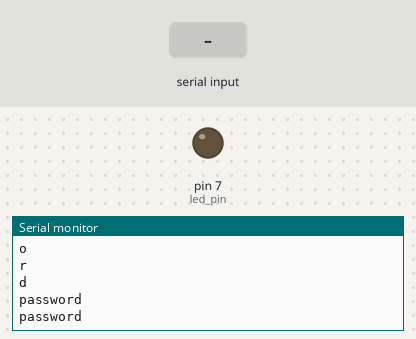
Recording of a sketch running on a simulated Arduino Uno, built with avr-gcc and run on an emulated ATmega328P. On the bench: output pins drawn as LEDs (lit = HIGH), the last lines printed to the serial monitor. Inputs (shaded band) come from the test bench. EEPROM starts erased.

Above: at 1.2 s.
1.3 s: "turn_on\n" received over the second serial link
At 1.7 s:
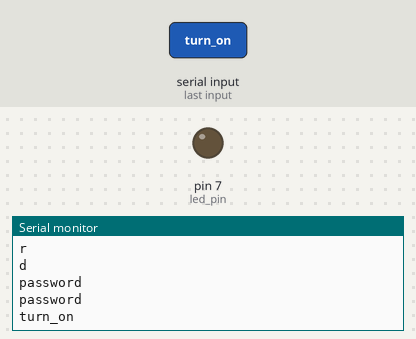
2.8 s: "turn_off\n" received over the second serial link
At 4.0 s:
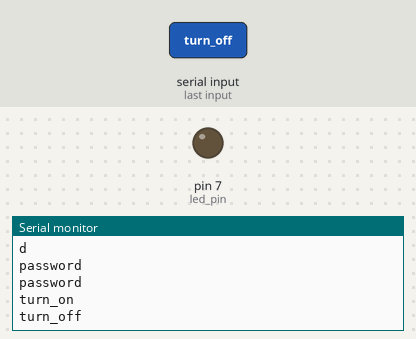
4.3 s: "toggle\n" received over the second serial link
At 5.3 s:
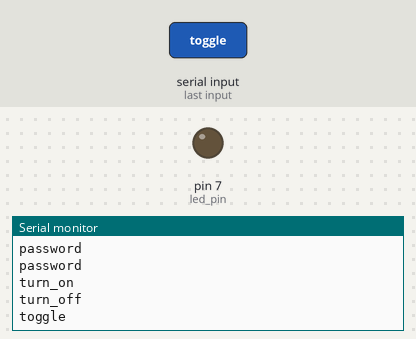

The sketch:

iot_led_lights.ino
```cpp
#include <math.h>
#include <SoftwareSerial.h>
#include <EEPROM.h>
SoftwareSerial XBee(2, 3); // RX, TX

int led_pin = 7;
int state = 0;
const int id = 3;
String pass = "password";

String getValue(String data, char separator, int index)
{
  int found = 0;
  int strIndex[] = {0, -1};
  int maxIndex = data.length()-1;

  for(int i=0; i<=maxIndex && found<=index; i++){
    if(data.charAt(i)==separator || i==maxIndex){
        found++;
        strIndex[0] = strIndex[1]+1;
        strIndex[1] = (i == maxIndex) ? i+1 : i;
    }
  }

  return found>index ? data.substring(strIndex[0], strIndex[1]) : "";
}

void write(String pass, int address){
  if (pass.length() < 25) {
    EEPROM.put(address, pass.length());
    address += 2;
    for(int i = 0; i < pass.length(); i++) {
       EEPROM.write(address++, pass.charAt(i));
    }
  }
}

String read(int address) {
  int length = 0;
  EEPROM.get(address, length);
  String res = "";
  for(int i = address + 2; i < address + 2 + length; i++) {
    char c = char(EEPROM.read(i));
    Serial.println(c);
    res += c;
  }
  Serial.println(res);
  return res;
}

void setup() {
  // put your setup code here, to run once:
  pinMode(led_pin, OUTPUT);
  XBee.begin(9600);
  Serial.begin(9600);
  randomSeed(analogRead(0));
  digitalWrite(led_pin, state);
  boolean auth = false;

  int check = 0;
  EEPROM.get(500, check);
  if(check != 237) {
    String password = String(pass);
    write(password, 0);
    pass = password;
    EEPROM.put(500, 237);
  }
  else {
    pass = read(0);
  }
  Serial.println("Password");
  Serial.println(read(0));
}

void loop() {
  // put your main code here, to run repeatedly:
  while(true) {
    String message = "";
    while(true) {
      if(XBee.available() <= 0) {
        delay(100);
        continue;
      }

      char in = char(XBee.read());
      if(in == '\n')
        break;
      message += char(in);
    }
    if(getValue(message, ' ', 0) == "turn_on" && getValue(message, ' ' , 1) == String(id) && getValue(message, ' ', 2) == pass) {
      digitalWrite(led_pin, HIGH);
      state = 1;
    }
    if(getValue(message, ' ', 0) == "turn_off" && getValue(message, ' ' , 1) == String(id) && getValue(message, ' ', 2) == pass) {
      digitalWrite(led_pin, LOW);
      state = 0;
    }
    if(getValue(message, ' ', 0) == "toggle" && getValue(message, ' ' , 1) == String(id) && getValue(message, ' ', 2) == pass) {
      digitalWrite(led_pin, !state);
      state = !state;
    }
    if(getValue(message, ' ', 0) == "get" && getValue(message, ' ' , 1) == String(id) && getValue(message, ' ', 2) == pass) {
      String tempS = String(state);
      char chars[tempS.length()+1];
      tempS.toCharArray(chars, tempS.length()+1);
      XBee.write(chars);
      XBee.write("\n");
    }
    if(getValue(message, ' ', 0) == "set_pass" && getValue(message, ' ' , 1) == String(id) && getValue(message, ' ', 2) == pass) {
      write(getValue(message, ' ', 3), 0);
      pass = getValue(message, ' ', 3);
    }
    Serial.println(message);
  }
}
```

Measured:
- after the input at 1.3 s, the serial monitor: prints a new line at once (image 1)
- after the input at 2.8 s, the serial monitor: prints a new line after 0.05 s (image 2)
- after the input at 4.3 s, the serial monitor: prints a new line after 0.05 s (image 3)
